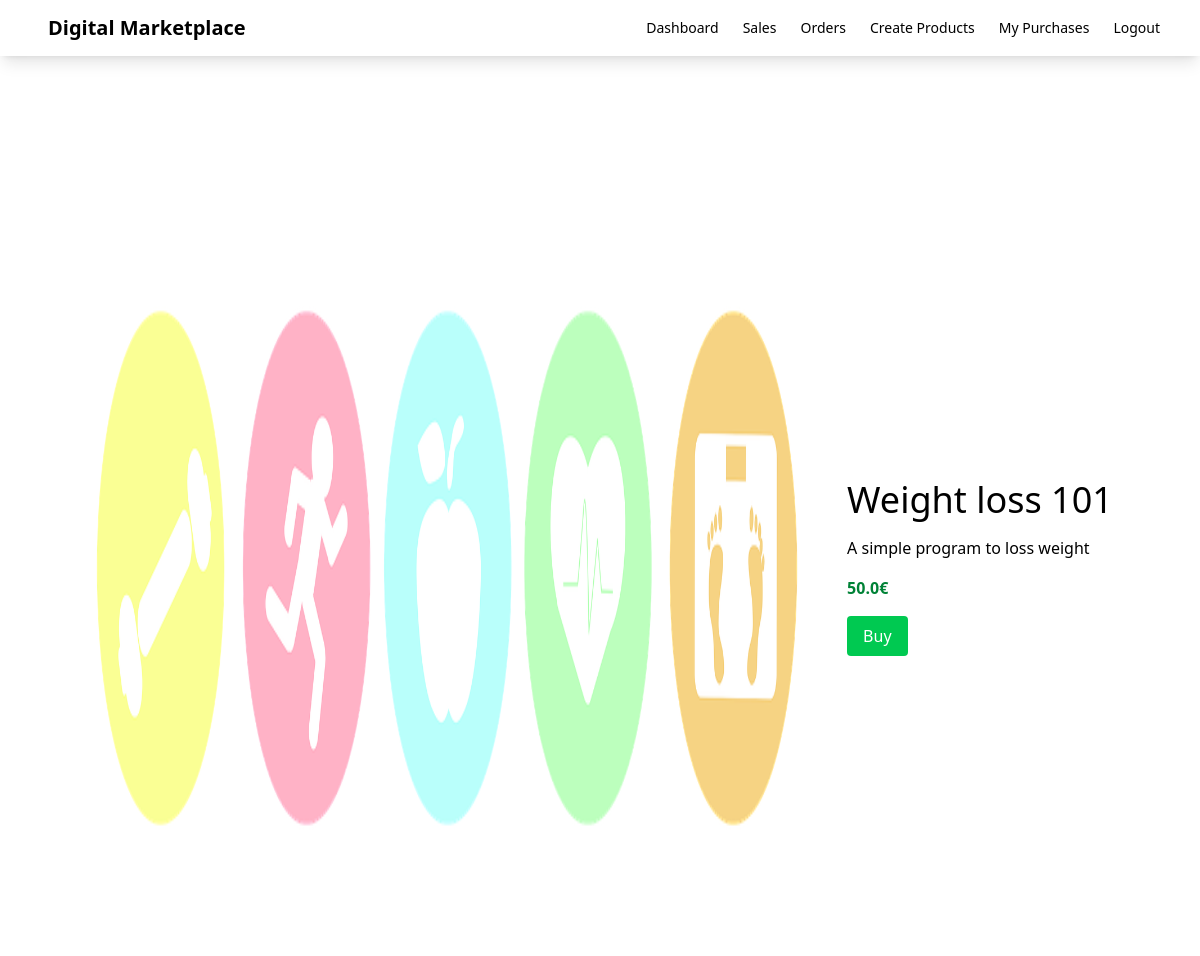
The page /product/1 (signed in) on the database its author committed.
### myapp/models.py (models this page shows, shortened)
class Product(models.Model):
    seller = models.ForeignKey(User, on_delete=models.CASCADE)
    name = models.CharField(max_length=100)
    description = models.CharField(max_length=100)
    price = models.FloatField()
    file = models.FileField(upload_to='uploads')
    total_sales_amount = models.IntegerField(default=0)
    total_sales = models.IntegerField(default=0)

### myapp/views.py (the view)
# urls.py: path('product/<int:id>', views.detail, name='detail'),
def detail(request, id):
    product = Product.objects.get(id=id)
    stripe_publishable_key = settings.STRIPE_PUBLISHABLE_KEY
    return render(request, 'myapp/detail.html', {'product':product, 'stripe_publishable_key':stripe_publishable_key})

### myapp/templates/myapp/detail.html (shortened to what this page needs)
{% extends 'myapp/base.html' %}
{% block body %}
    <div class="flex p-10  justify-center items-center min-h-screen">
        <div>
            <img class="h-180 w-180" src="{{ product.file.url }}">
        </div>
        <div class="pl-10">
            <div class="text-4xl mb-4">
                {{ product.name }}
            </div>
            <div class="mb-4">
                {{ product.description }}
            </div>
            <div class="mb-4 text-green-700 font-bold">
                {{ product.price }}€
            </div>
            <div>
                <button id="checkout-button" class="bg-green-500 text-white px-4 py-2 rounded-sm">Buy</button>
            </div>
            </div>
        </div>
{% endblock %}

### rows shown on the page
Product: file (picture), name "Weight loss 101", description "A simple program to loss weight", price "50.0"
